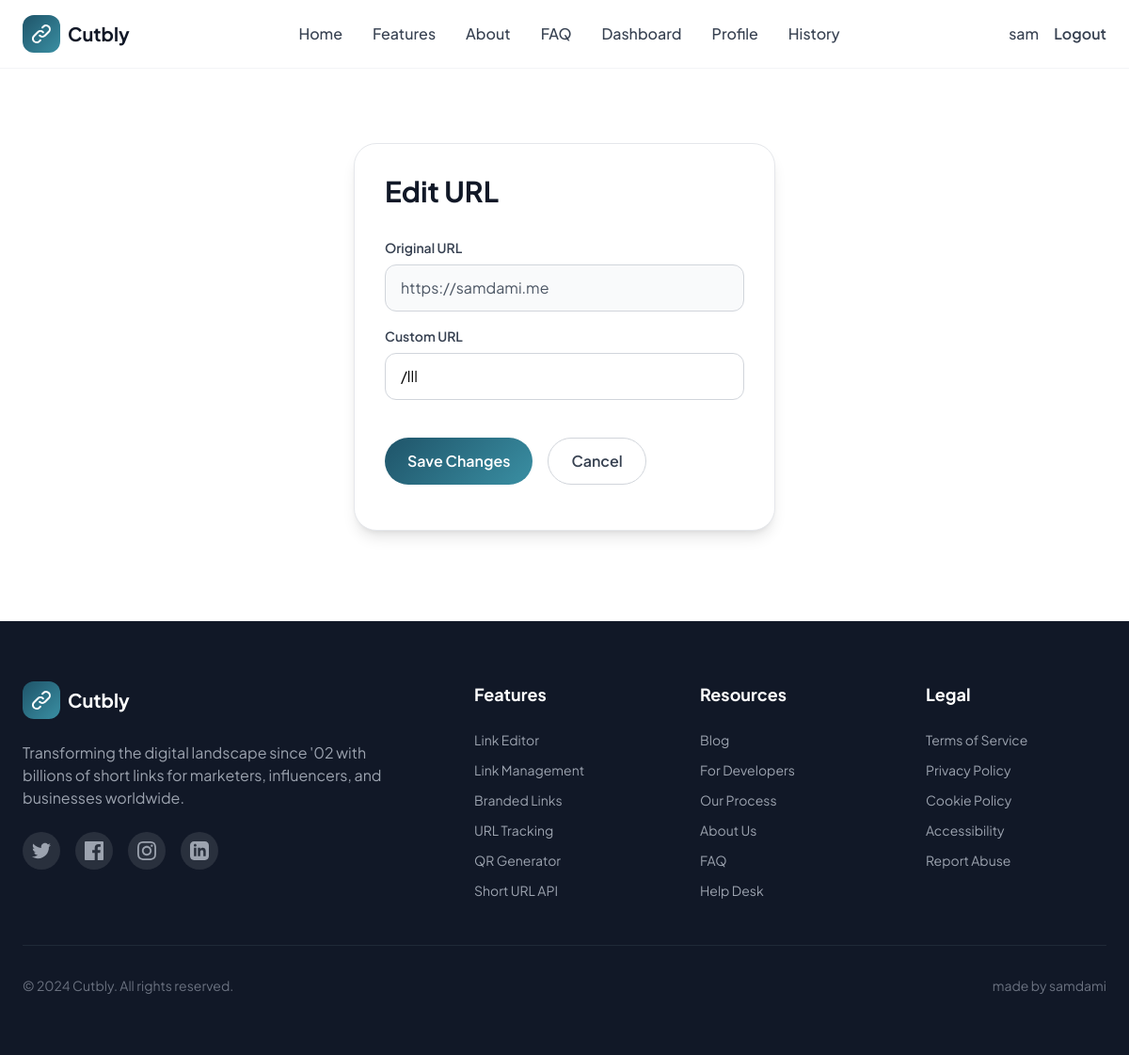
Screenshot of /edit/9 (signed in) with the database file from the repository.
### pipcut/models.py (models this page shows, shortened)
class User(UserMixin, db.Model):
    id = db.Column(db.Integer, primary_key=True)
    username = db.Column(db.String(100))
    email = db.Column(db.String)
    password = db.Column(db.String)
    confirmed = db.Column(db.Boolean, default=False)
    urls = db.relationship("Url", backref="user", lazy=True)

class Url(db.Model):
    id = db.Column(db.Integer, primary_key=True)
    long_url = db.Column(db.String(500))
    short_url = db.Column(db.String(10), unique=True)
    custom_url = db.Column(db.String(50), unique=True, default=None)
    clicks = db.Column(db.Integer, default=0)
    created_at = db.Column(db.DateTime, server_default=db.func.now())
    user_id = db.Column(db.Integer, db.ForeignKey("user.id"), nullable=True)

### pipcut/routes.py (the view, shortened to what this page needs)
@app.route("/edit/<int:id>", methods=["GET", "POST"])
@login_required
def edit_url(id):
    url = Url.query.get_or_404(id)
    if url:
        return render_template("edit.html", url=url)
    return "URL not found."

### pipcut/__init__.py (called while the page is built)
@login_manager.user_loader
def load_user(user_id):
    return User.query.get(user_id)

### pipcut/templates/edit.html (shortened to what this page needs)
{% extends 'base.html' %}
{% block content %}
<section class="pt-32 pb-24 bg-white">
  <div class="max-w-4xl mx-auto px-6">
    <div class="bg-white rounded-3xl shadow-lg p-8 border border-gray-200 max-w-md mx-auto">
      <h2 class="text-3xl font-bold text-gray-900 mb-8">Edit URL</h2>
      <form method="post" class="space-y-4">
        <div>
          <label for="long_url" class="block text-sm font-semibold text-gray-700 mb-2">Original URL</label>
          <input type="text" id="long_url" name="long_url" value="{{ url.long_url }}" disabled
                 class="w-full px-4 py-3 rounded-xl border border-gray-300 bg-gray-50 text-gray-600 outline-none">
        </div>
        <div>
          <label for="custom_url" class="block text-sm font-semibold text-gray-700 mb-2">Custom URL</label>
          <input type="text" id="custom_url" name="custom_url" value="{{ url_for('redirect_url', short_url=url.short_url) }}" required
                 class="w-full px-4 py-3 rounded-xl border border-gray-300 focus:border-[#1f5469] focus:ring-2 focus:ring-[#1f5469]/20 outline-none transition-all">
        </div>
        <div class="flex gap-4 pt-6">
          <button type="submit" class="btn-primary text-white px-6 py-3 rounded-full font-semibold hover:opacity-90 transition-opacity">Save Changes</button>
          <a href="{{ url_for('home') }}" class="px-6 py-3 rounded-full font-semibold text-gray-700 border border-gray-300 hover:bg-gray-50 transition-colors">Cancel</a>
        </div>
      </form>
    </div>
  </div>
</section>
{% endblock %}

### pipcut/templates/base.html (shortened to what this page needs)
﻿<!DOCTYPE html>
<html lang="en">
<head>
    <script src="https://cdn.tailwindcss.com"></script>
</head>
<body class="bg-white">
<nav class="fixed top-0 left-0 right-0 bg-white/95 backdrop-blur-md border-b border-gray-100 z-50">
    <div class="max-w-7xl mx-auto px-6 py-4">
        <div class="flex items-center justify-between">
            <a href="{{ url_for('home') }}" class="flex items-center gap-2">
                <div class="w-10 h-10 rounded-xl bg-gradient-to-br from-[#1f5469] to-[#3a8fa3] flex items-center justify-center">
                    <svg class="w-6 h-6 text-white" fill="none" stroke="currentColor" viewBox="0 0 24 24">
                        <path stroke-linecap="round" stroke-linejoin="round" stroke-width="2" d="M13.828 10.172a4 4 0 00-5.656 0l-4 4a4 4 0 105.656 5.656l1.102-1.101m-.758-4.899a4 4 0 005.656 0l4-4a4 4 0 00-5.656-5.656l-1.1 1.1" />
                    </svg>
                </div>
                <span class="font-bold text-xl text-gray-900">Cutbly</span>
            </a>
            <div class="hidden md:flex items-center gap-8">
                <a href="{{ url_for('home') }}" class="text-gray-700 font-medium hover:text-[#1f5469] transition-colors">Home</a>
                <a href="{{ url_for('features') }}" class="text-gray-700 font-medium hover:text-[#1f5469] transition-colors">Features</a>
                <a href="{{ url_for('about') }}" class="text-gray-700 font-medium hover:text-[#1f5469] transition-colors">About</a>
                <a href="{{ url_for('faq') }}" class="text-gray-700 font-medium hover:text-[#1f5469] transition-colors">FAQ</a>
                {% if current_user.is_authenticated %}
                    <a href="{{ url_for('dashboard') }}" class="text-gray-700 font-medium hover:text-[#1f5469] transition-colors">Dashboard</a>
                    <a href="{{ url_for('profile') }}" class="text-gray-700 font-medium hover:text-[#1f5469] transition-colors">Profile</a>
                    <a href="{{ url_for('link_history') }}" class="text-gray-700 font-medium hover:text-[#1f5469] transition-colors">History</a>
                {% endif %}
            </div>
            <div class="hidden md:flex items-center gap-4">
                {% if current_user.is_authenticated %}
                    <span class="text-gray-700 font-medium">{{ current_user.username }}</span>
                    <a href="{{ url_for('logout') }}" class="text-gray-700 font-semibold hover:text-[#1f5469] transition-colors">Logout</a>
                {% endif %}
            </div>
        </div>
    </div>
</nav>
{% block content %}{% endblock %}
<footer class="bg-gray-900 text-gray-400 py-16">
    <div class="max-w-7xl mx-auto px-6">
        <div class="grid md:grid-cols-2 lg:grid-cols-5 gap-12 mb-12">
            <div class="lg:col-span-2">
                <div class="flex items-center gap-2 mb-6">
                    <div class="w-10 h-10 rounded-xl bg-gradient-to-br from-[#1f5469] to-[#3a8fa3] flex items-center justify-center">
                        <svg class="w-6 h-6 text-white" fill="none" stroke="currentColor" viewBox="0 0 24 24">
                            <path stroke-linecap="round" stroke-linejoin="round" stroke-width="2" d="M13.828 10.172a4 4 0 00-5.656 0l-4 4a4 4 0 105.656 5.656l1.102-1.101m-.758-4.899a4 4 0 005.656 0l4-4a4 4 0 00-5.656-5.656l-1.1 1.1" />
                        </svg>
                    </div>
                    <span class="font-bold text-xl text-white">Cutbly</span>
                </div>
                <p class="text-gray-400 mb-6 max-w-sm">Transforming the digital landscape since '02 with billions of short links for marketers, influencers, and businesses worldwide.</p>
                <div class="flex gap-4">
                    <a href="#" class="w-10 h-10 rounded-full bg-white/10 flex items-center justify-center hover:bg-[#1f5469] transition-colors">
                    </a>
                    <a href="#" class="w-10 h-10 rounded-full bg-white/10 flex items-center justify-center hover:bg-[#1f5469] transition-colors">
                    </a>
                    <a href="#" class="w-10 h-10 rounded-full bg-white/10 flex items-center justify-center hover:bg-[#1f5469] transition-colors">
                    </a>
                    <a href="#" class="w-10 h-10 rounded-full bg-white/10 flex items-center justify-center hover:bg-[#1f5469] transition-colors">
                    </a>
                </div>
            </div>
            <div>
                <h4 class="text-white font-bold text-lg mb-6">Features</h4>
                <ul class="space-y-3 text-sm">
                    <li><a href="{{ url_for('features') }}#link-editor" class="text-gray-400 hover:text-white transition-colors">Link Editor</a></li>
                    <li><a href="{{ url_for('features') }}#link-management" class="text-gray-400 hover:text-white transition-colors">Link Management</a></li>
                    <li><a href="{{ url_for('features') }}#branded-links" class="text-gray-400 hover:text-white transition-colors">Branded Links</a></li>
                    <li><a href="{{ url_for('features') }}#url-tracking" class="text-gray-400 hover:text-white transition-colors">URL Tracking</a></li>
                    <li><a href="{{ url_for('features') }}#qr-generator" class="text-gray-400 hover:text-white transition-colors">QR Generator</a></li>
                    <li><a href="{{ url_for('features') }}#short-url-api" class="text-gray-400 hover:text-white transition-colors">Short URL API</a></li>
                </ul>
            </div>
            <div>
                <h4 class="text-white font-bold text-lg mb-6">Resources</h4>
                <ul class="space-y-3 text-sm">
                    <li><a href="#" class="text-gray-400 hover:text-white transition-colors">Blog</a></li>
                    <li><a href="{{ url_for('features') }}#short-url-api" class="text-gray-400 hover:text-white transition-colors">For Developers</a></li>
                    <li><a href="{{ url_for('about') }}#process" class="text-gray-400 hover:text-white transition-colors">Our Process</a></li>
                    <li><a href="{{ url_for('about') }}" class="text-gray-400 hover:text-white transition-colors">About Us</a></li>
                    <li><a href="{{ url_for('faq') }}" class="text-gray-400 hover:text-white transition-colors">FAQ</a></li>
                    <li><a href="mailto:support@cutbly.com" class="text-gray-400 hover:text-white transition-colors">Help Desk</a></li>
                </ul>
            </div>
            <div>
                <h4 class="text-white font-bold text-lg mb-6">Legal</h4>
                <ul class="space-y-3 text-sm">
                    <li><a href="{{ url_for('terms') }}" class="text-gray-400 hover:text-white transition-colors">Terms of Service</a></li>
                    <li><a href="{{ url_for('privacy') }}" class="text-gray-400 hover:text-white transition-colors">Privacy Policy</a></li>
                    <li><a href="{{ url_for('cookies') }}" class="text-gray-400 hover:text-white transition-colors">Cookie Policy</a></li>
                    <li><a href="{{ url_for('accessibility') }}" class="text-gray-400 hover:text-white transition-colors">Accessibility</a></li>
                    <li><a href="{{ url_for('report_abuse') }}" class="text-gray-400 hover:text-white transition-colors">Report Abuse</a></li>
                </ul>
            </div>
        </div>
        <div class="border-t border-gray-800 pt-8 flex flex-col md:flex-row justify-between items-center gap-4">
            <p class="text-gray-500 text-sm">© 2024 Cutbly. All rights reserved.</p>
            <p class="text-gray-500 text-sm">made by samdami</p>
        </div>
    </div>
</footer>
</body>
</html>

### pipcut/templates/base.html (style rules this page uses)
body { font-family: 'Plus Jakarta Sans', sans-serif; }
.btn-primary { background: linear-gradient(135deg, #1f5469 0%, #3a8fa3 100%); }

### rows the page displays
User: username "sam"
Url: long_url "https://samdami.me", custom_url "/lll"
